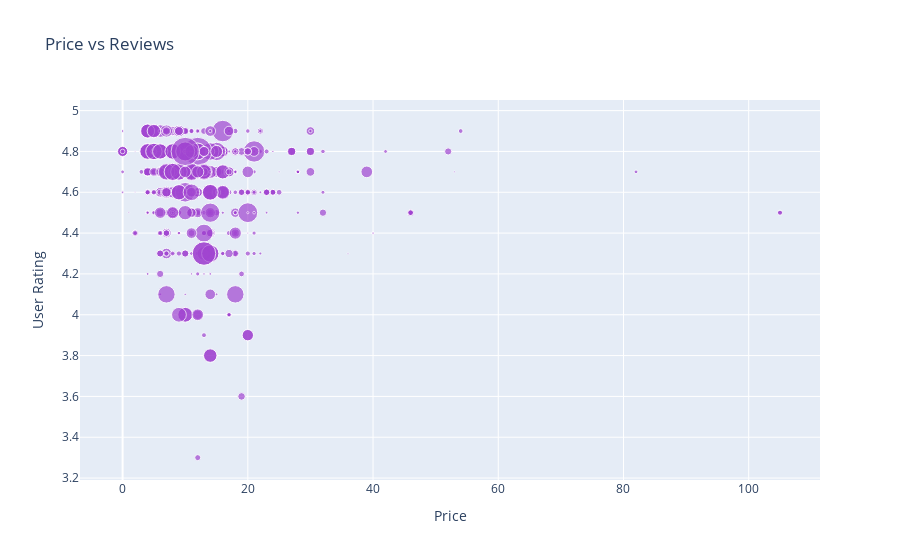

Here is the notebook cell this chart was saved with:
### Markdown cell above
In this section, we are going to check if more expensive books have better reviews.

### Code cell
fig = px.scatter(df_1, x = 'Price', y = 'User Rating', size = 'Reviews', title = 'Price vs Reviews', height = 600)
fig.update_traces(marker = dict(color = '#9932CC'), opacity = 0.9)

### Figure 1 — Plotly figure (JSON) as saved in the notebook; plotly's stock layout.template omitted (floating-point values rounded to 4 significant figures; data arrays with more than 128 entries replaced by an {"elided": "..."} marker saying what was removed)
{"data": [{"hovertemplate": "Price=%{x}<br>User Rating=%{y}<br>Reviews=%{marker.size}<extra></extra>", "legendgroup": "", "marker": {"color": "#9932CC", "size": {"elided": "700 int values"}, "sizemode": "area", "sizeref": 522.3, "symbol": "circle"}, "mode": "markers", "name": "", "opacity": 0.9, "orientation": "v", "showlegend": false, "type": "scatter", "x": {"elided": "700 int values"}, "xaxis": "x", "y": {"elided": "700 float values"}, "yaxis": "y"}], "layout": {"autosize": true, "legend": {"itemsizing": "constant", "tracegroupgap": 0}, "title": {"text": "Price vs Reviews"}, "xaxis": {"anchor": "y", "autorange": true, "domain": [0, 1], "range": [-6.595, 111.3], "title": {"text": "Price"}, "type": "linear"}, "yaxis": {"anchor": "x", "autorange": true, "domain": [0, 1], "range": [3.193, 5.046], "title": {"text": "User Rating"}, "type": "linear"}}}
